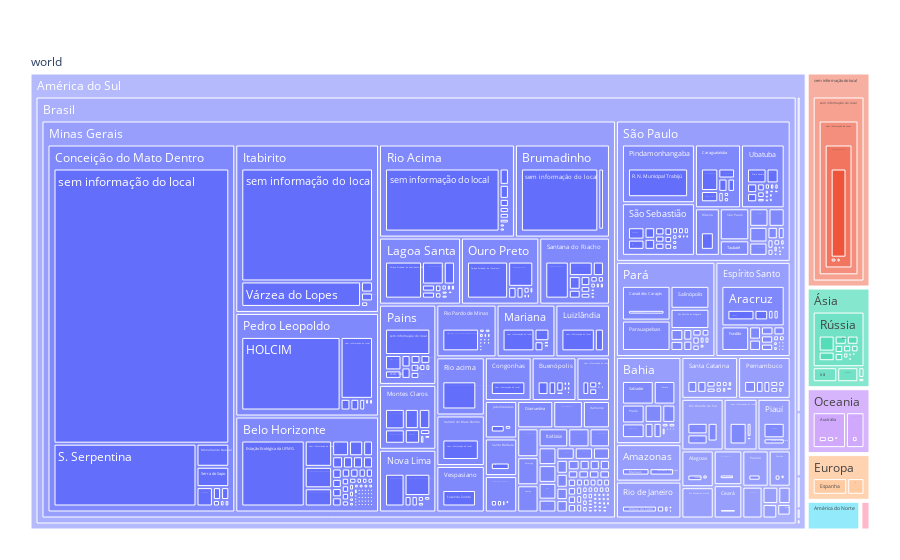

Notebook cell for this chart:
### Code cell
treemap_class_taxon = px.treemap(df_treemap_classificacao, path=['kingdom','phylum', 'class','order','superfamily','family','subfamily','genus','specie'],color='order')
treemap_class_taxon.update_layout(margin = dict(t=50, l=25, r=25, b=25))

treemap_paises = px.treemap(df_paises, path=[px.Constant("world"), 'continent', 'country','stateProvince','county','locality'])
treemap_paises.update_layout(margin = dict(t=50, l=25, r=25, b=25))

### Figure 1 — Plotly figure (JSON) as saved in the notebook; plotly's stock layout.template omitted (floating-point values rounded to 4 significant figures; data arrays with more than 128 entries replaced by an {"elided": "..."} marker saying what was removed)
{"data": [{"branchvalues": "total", "domain": {"x": [0, 1], "y": [0, 1]}, "hovertemplate": "labels=%{label}<br>count=%{value}<br>parent=%{parent}<br>id=%{id}<extra></extra>", "ids": {"elided": "1584 str values"}, "labels": {"elided": "1584 str values"}, "name": "", "parents": {"elided": "1584 str values"}, "type": "treemap", "values": {"elided": "1584 int values"}}], "layout": {"legend": {"tracegroupgap": 0}, "margin": {"b": 25, "l": 25, "r": 25, "t": 50}}}
